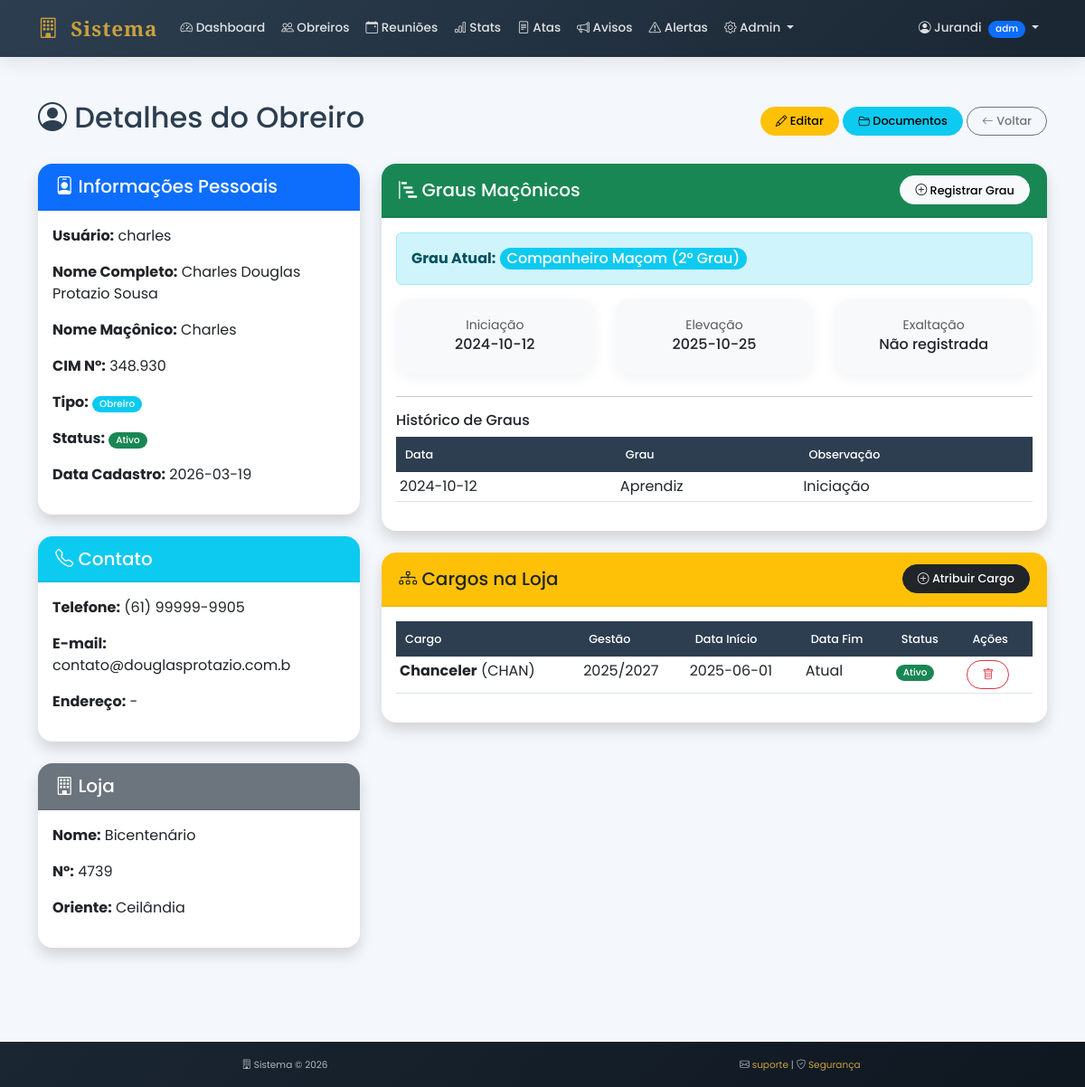
Before: /obreiros/6 (signed in) with the older database file.
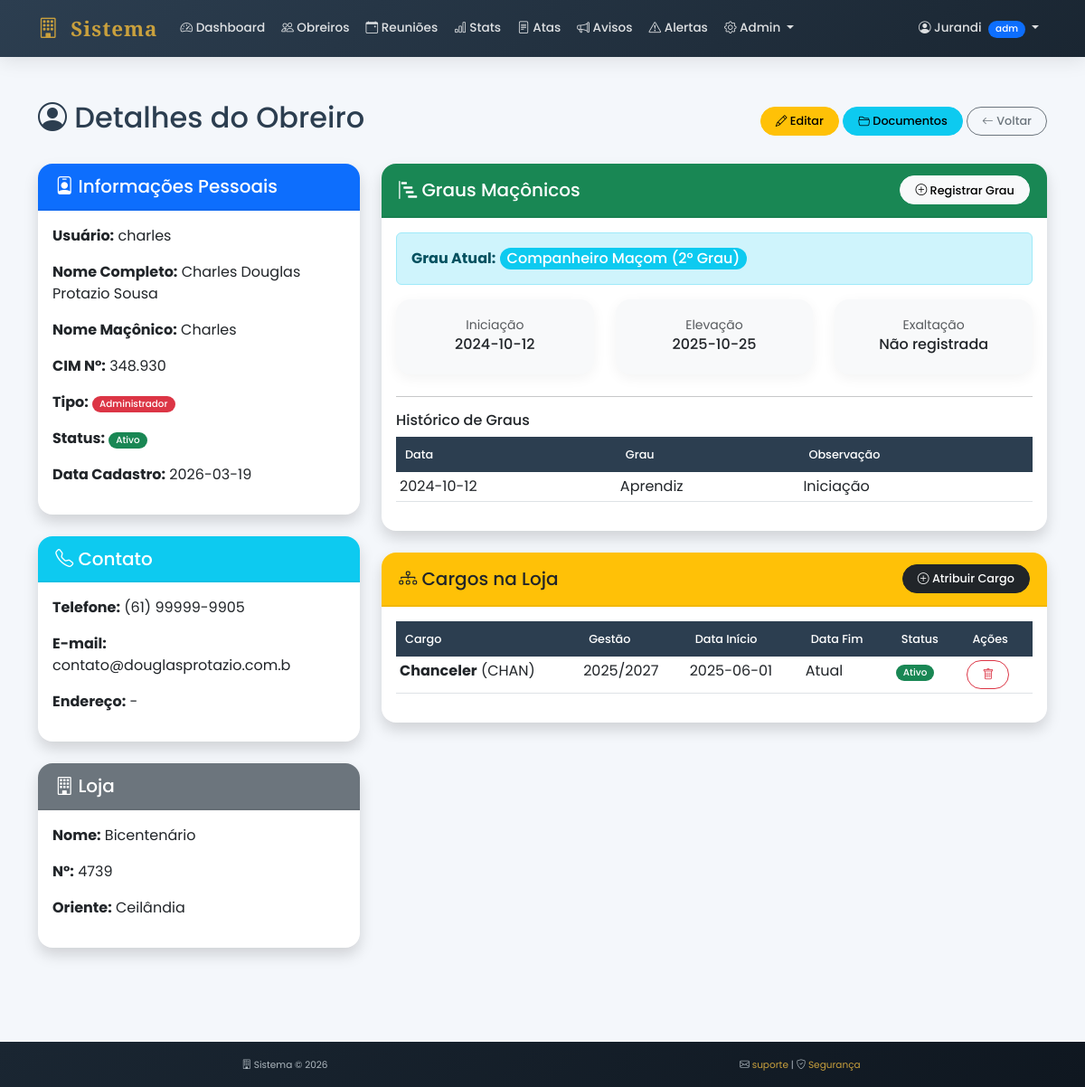
After: the same page with the newer database file.
### app.py (the view)
@app.route("/obreiros/<int:id>")
@login_required
def visualizar_obreiro(id):
    conn = get_db()
    cursor = conn.cursor()
    cursor.execute("""
        SELECT u.*, l.nome as loja_nome_completo
        FROM usuarios u
        LEFT JOIN lojas l ON u.loja_nome = l.nome
        WHERE u.id = ?
    """, (id,))
    obreiro = cursor.fetchone()
    if not obreiro:
        flash("Obreiro não encontrado", "danger")
        return redirect("/obreiros")
    if session["tipo"] != "admin" and session["user_id"] != id:
        flash("Você não tem permissão para visualizar este obreiro", "danger")
        return redirect("/obreiros")
    cursor.execute("""
        SELECT oc.*, c.nome as cargo_nome, c.sigla
        FROM ocupacao_cargos oc
        JOIN cargos c ON oc.cargo_id = c.id
        WHERE oc.obreiro_id = ? AND oc.ativo = 1
        ORDER BY oc.data_inicio DESC
    """, (id,))
    cargos = cursor.fetchall()
    cursor.execute("""
        SELECT * FROM historico_graus
        WHERE obreiro_id = ?
        ORDER BY data DESC
    """, (id,))
    historico_graus = cursor.fetchall()
    cargos_disponiveis = []
    if session["tipo"] == "admin":
        cursor.execute("SELECT * FROM cargos WHERE ativo = 1 ORDER BY ordem")
        cargos_disponiveis = cursor.fetchall()
    conn.close()
    return render_template("obreiros/visualizar.html",
                          obreiro=obreiro,
                          cargos=cargos,
                          historico_graus=historico_graus,
                          cargos_disponiveis=cargos_disponiveis,
                          pode_editar=(session["tipo"] == "admin" or session["user_id"] == id))

### app.py (called while the page is built)
@app.context_processor
def inject_global():
    return {'datetime': datetime, 'now': datetime.now()}

def login_required(f):
    @wraps(f)
    def decorated_function(*args, **kwargs):
        if "usuario" not in session:
            flash("Faça login para acessar esta página", "warning")
            return redirect("/")
        return f(*args, **kwargs)
    return decorated_function

def get_db():
    conn = sqlite3.connect("banco.db")
    conn.row_factory = sqlite3.Row
    return conn

### templates/obreiros/visualizar.html (shortened to what the changed rows need)
{% extends "base.html" %}
{% block content %}
<div class="container-fluid py-4">
    <div class="container">
        <div class="d-flex justify-content-between align-items-center mb-4 flex-wrap gap-2">
            <h2>
                <i class="bi bi-person-circle"></i>
                Detalhes do Obreiro
            </h2>
        </div>
        <div class="row">
            <div class="col-md-4 col-12 mb-4">
                <div class="card shadow">
                    <div class="card-body">
                        {% if session.tipo == 'admin' %}
                        <p><strong>Tipo:</strong>
                            {% if obreiro.tipo == 'admin' %}
                                <span class="badge bg-danger">Administrador</span>
                            {% elif obreiro.tipo == 'sindicante' %}
                                <span class="badge bg-success">Sindicante</span>
                            {% else %}
                                <span class="badge bg-info">Obreiro</span>
                            {% endif %}
                        </p>
                        {% endif %}
                    </div>
                </div>
            </div>
            <div class="col-md-8 col-12">
                <div class="card shadow">
                    <div class="card-body">
                        {% if historico_graus %}
                        <div class="table-responsive">
                            <table class="table table-sm">
                                <thead>
                                    <tr><th>Data</th><th>Grau</th><th>Observação</th></tr>
                                </thead>
                            </table>
                        </div>
                        {% endif %}
                    </div>
                </div>
                <div class="card shadow mt-4">
                    <div class="card-body">
                        {% if cargos %}
                        <div class="table-responsive">
                            <table class="table table-sm">
                                <thead>
                                    <tr><th>Cargo</th><th>Gestão</th><th>Data Início</th><th>Data Fim</th><th>Status</th>{% if session.tipo == 'admin' %}<th>Ações</th>{% endif %}</tr>
                                </thead>
                            </table>
                        </div>
                        {% else %}
                        <p class="text-muted text-center py-3">Nenhum cargo atribuído a este obreiro.</p>
                        {% endif %}
                    </div>
                </div>
            </div>
        </div>
    </div>
</div>
{% endblock %}

Changed rows visible on the page:
changed usuarios "charles": tipo "obreiro" → "admin" (drawn)
Other visible differences:
text no longer shown: "Obreiro"
text now shown: "Administrador"
